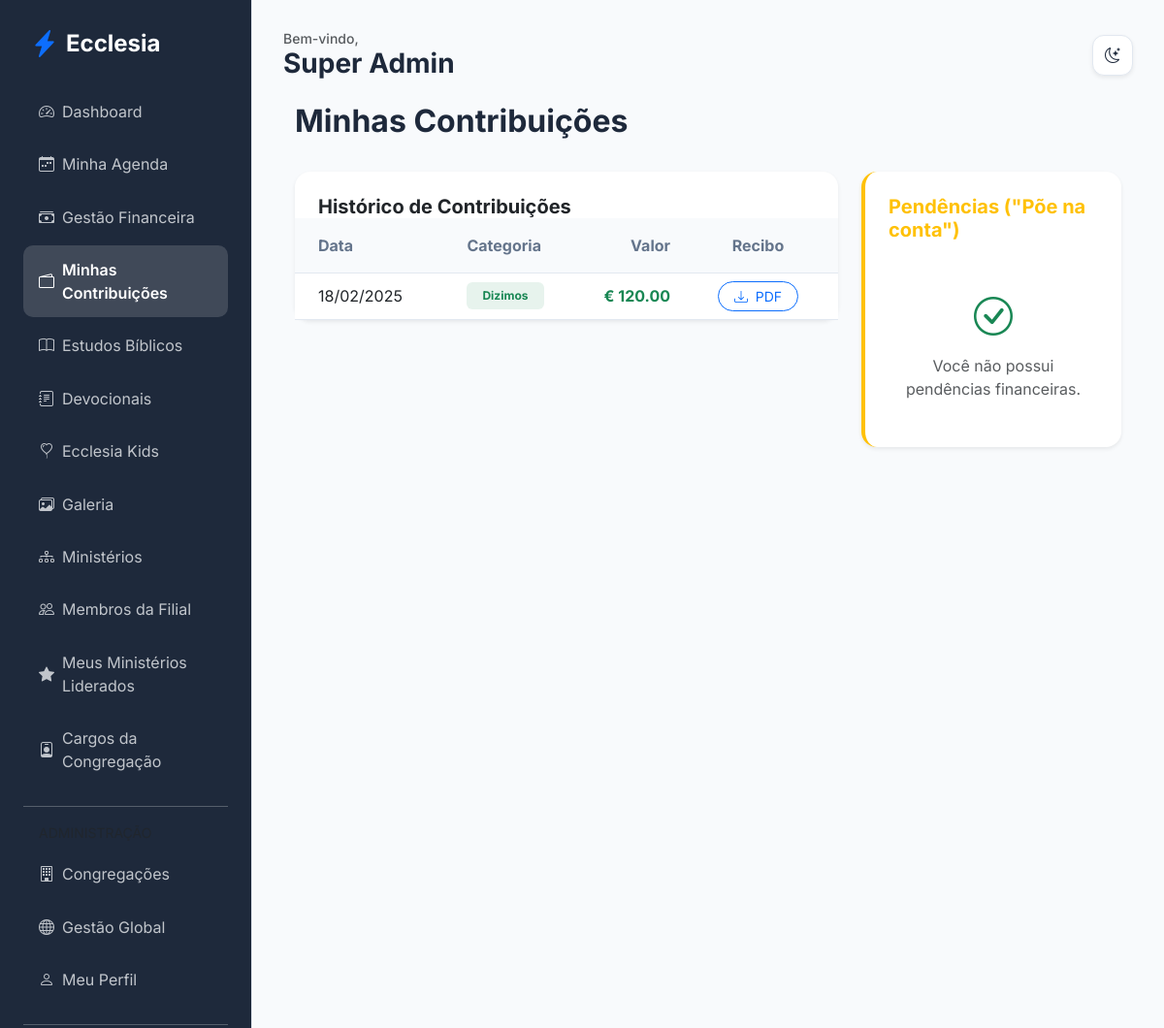
Screenshot of /finance/my-contributions (signed in) with the database file from the repository.
### app/core/models.py (models this page shows, shortened)
class User(db.Model, UserMixin):
    id = db.Column(db.Integer, primary_key=True)
    name = db.Column(db.String(100), nullable=False)
    email = db.Column(db.String(120), unique=True, nullable=False)
    password_hash = db.Column(db.String(128))
    birth_date = db.Column(db.Date)
    gender = db.Column(db.String(20))
    documents = db.Column(db.String(200)) # Flexível para diferentes países
    tax_id = db.Column(db.String(20), nullable=True)  # NIF (PT), CPF/CNPJ (BR), etc.
    address = db.Column(db.Text)
    phone = db.Column(db.String(50))
    profile_photo = db.Column(db.String(255), nullable=True)
    status = db.Column(db.String(20), default='pending') # pending, active, rejected
    is_email_verified = db.Column(db.Boolean, default=False)
    email_verification_token = db.Column(db.String(100), unique=True, nullable=True)
    data_consent = db.Column(db.Boolean, default=False)
    data_consent_date = db.Column(db.DateTime)
    marketing_consent = db.Column(db.Boolean, default=False)
    is_ministry_leader = db.Column(db.Boolean, default=False)
    church_id = db.Column(db.Integer, db.ForeignKey('church.id'))
    family_id = db.Column(db.Integer, db.ForeignKey('family.id'), nullable=True)
    church_role_id = db.Column(db.Integer, db.ForeignKey('church_role.id'), nullable=True)
    ministries = db.relationship('Ministry', secondary=member_ministries, backref=db.backref('members', lazy='dynamic'))
    can_manage_ministries = db.Column(db.Boolean, default=False)
    can_manage_media = db.Column(db.Boolean, default=False)
    can_publish_devotionals = db.Column(db.Boolean, default=False)
    can_approve_members = db.Column(db.Boolean, default=False)
    can_manage_finance = db.Column(db.Boolean, default=False)
    can_manage_kids = db.Column(db.Boolean, default=False)
    can_manage_events = db.Column(db.Boolean, default=False)

class Transaction(db.Model):
    id = db.Column(db.Integer, primary_key=True)
    type = db.Column(db.String(10)) # income, expense
    category_id = db.Column(db.Integer, db.ForeignKey('transaction_category.id'), nullable=True)
    category_name = db.Column(db.String(100))
    payment_method_id = db.Column(db.Integer, db.ForeignKey('payment_method.id'), nullable=True)
    payment_method_name = db.Column(db.String(100))
    amount = db.Column(db.Float, nullable=False)
    date = db.Column(db.DateTime, default=datetime.utcnow)
    description = db.Column(db.Text)
    user_id = db.Column(db.Integer, db.ForeignKey('user.id'), nullable=True)
    church_id = db.Column(db.Integer, db.ForeignKey('church.id'))
    receipt_path = db.Column(db.String(255))
    category = db.relationship('TransactionCategory', backref='transactions')
    payment_method = db.relationship('PaymentMethod', backref='transactions')
    church = db.relationship('Church', backref='transactions')
    user = db.relationship('User', backref='transactions')

class Church(db.Model):
    id = db.Column(db.Integer, primary_key=True)
    name = db.Column(db.String(100), nullable=False)
    address = db.Column(db.String(200))
    city = db.Column(db.String(100))
    country = db.Column(db.String(100))
    nif = db.Column(db.String(20)) # Número de Contribuinte
    email = db.Column(db.String(120))
    currency_symbol = db.Column(db.String(5), default='R$')
    is_main = db.Column(db.Boolean, default=False)
    created_at = db.Column(db.DateTime, default=datetime.utcnow)
    members = db.relationship('User', backref='church', lazy=True)
    ministries = db.relationship('Ministry', backref='church', lazy=True)
    assets = db.relationship('Asset', backref='church', lazy=True)
    roles = db.relationship('ChurchRole', backref='church', lazy=True, cascade="all, delete-orphan")

### app/modules/finance/routes.py (the view)
@finance_bp.route('/my-contributions')
@login_required
def member_finance():
    transactions = Transaction.query.filter_by(user_id=current_user.id).order_by(Transaction.date.desc()).all()
    debts = MinistryTransaction.query.filter_by(debtor_id=current_user.id, is_paid=False).all()
    return render_template('finance/member_finance.html', transactions=transactions, debts=debts)

### app/templates/finance/member_finance.html (shortened to what this page needs)
{% extends "base.html" %}
{% block content %}
<div class="container-fluid">
    <div class="d-flex justify-content-between align-items-center mb-4">
        <h2 class="fw-bold">Minhas Contribuições</h2>
    </div>
    <div class="row g-4">
        <div class="col-lg-8">
            <div class="card border-0 shadow-sm">
                <div class="card-header bg-transparent border-0 p-4 pb-0">
                    <h5 class="fw-bold mb-0">Histórico de Contribuições</h5>
                </div>
                <div class="card-body p-0">
                    <div class="table-responsive">
                        <table class="table table-hover align-middle mb-0">
                            <thead class="bg-light">
                                <tr>
                                    <th class="px-4 py-3">Data</th>
                                    <th class="py-3">Categoria</th>
                                    <th class="py-3 text-end">Valor</th>
                                    <th class="px-4 py-3 text-center">Recibo</th>
                                </tr>
                            </thead>
                            <tbody>
                                {% for tx in transactions %}
                                <tr>
                                    <td class="px-4">{{ tx.date.strftime('%d/%m/%Y') }}</td>
                                    <td>
                                        <span class="badge bg-success bg-opacity-10 text-success px-3 py-2">
                                            {{ tx.category_name.capitalize() if tx.category_name else 'Geral' }}
                                        </span>
                                    </td>
                                    <td class="text-end fw-bold text-success">
                                        {{ tx.church.currency_symbol if tx.church else 'R$' }} {{ "%.2f"|format(tx.amount) }}
                                    </td>
                                    <td class="px-4 text-center">
                                        <a href="{{ url_for('finance.download_receipt', tx_id=tx.id) }}" class="btn btn-sm btn-outline-primary rounded-pill px-3">
                                            <i class="bi bi-download me-1"></i> PDF
                                        </a>
                                    </td>
                                </tr>
                                {% endfor %}
                            </tbody>
                        </table>
                    </div>
                </div>
            </div>
        </div>
        <div class="col-lg-4">
            <div class="card border-0 shadow-sm border-start border-warning border-4">
                <div class="card-header bg-transparent border-0 p-4 pb-0">
                    <h5 class="fw-bold mb-0 text-warning">Pendências ("Põe na conta")</h5>
                </div>
                <div class="card-body p-4">
                    {% for debt in debts %}
                    <div class="d-flex justify-content-between align-items-center mb-3 pb-3 border-bottom">
                        <div>
                            <h6 class="fw-bold mb-0">{{ debt.category }}</h6>
                            <small class="text-muted">{{ debt.ministry.name }} | {{ debt.date.strftime('%d/%m/%Y') }}</small>
                        </div>
                        <div class="text-end">
                            <div class="fw-bold text-danger">{{ debt.ministry.church.currency_symbol if debt.ministry and debt.ministry.church else 'R$' }} {{ "%.2f"|format(debt.amount) }}</div>
                            <span class="badge bg-warning text-dark small">Pendente</span>
                        </div>
                    </div>
                    {% else %}
                    <div class="text-center py-4">
                        <i class="bi bi-check-circle text-success fs-1 d-block mb-2"></i>
                        <p class="text-muted mb-0">Você não possui pendências financeiras.</p>
                    </div>
                    {% endfor %}
                </div>
            </div>
        </div>
    </div>
</div>
{% endblock %}

### app/templates/base.html (shortened to what this page needs)
<!DOCTYPE html>
<html lang="pt-BR">
<head>
    <link href="https://cdn.jsdelivr.net/npm/bootstrap@5.3.0/dist/css/bootstrap.min.css" rel="stylesheet">
    <link href="https://cdn.jsdelivr.net/npm/bootstrap-icons@1.10.0/font/bootstrap-icons.css" rel="stylesheet">
    <link rel="stylesheet" href="{{ url_for('static', filename='css/premium.css') }}">
</head>
<body>
    {% if current_user.is_authenticated %}
    <div class="sidebar d-none d-lg-block">
        <div class="d-flex align-items-center mb-4 px-2">
            <i class="bi bi-lightning-charge-fill text-primary fs-3 me-2"></i>
            <h4 class="mb-0 fw-bold text-white">Ecclesia</h4>
        </div>
        {% include 'includes/_nav_links.html' %}
    </div>
    {% endif %}
    <div class="main-content {{ 'mx-auto' if not current_user.is_authenticated }}">
        {% if current_user.is_authenticated %}
        <header class="d-flex justify-content-between align-items-center mb-4 d-none d-lg-flex">
            <div>
                <h5 class="text-muted mb-0 small">Bem-vindo,</h5>
                <h3 class="fw-bold mb-0">{{ current_user.name }}</h3>
            </div>
            <div class="theme-toggle shadow-sm" onclick="toggleTheme()">
                <i class="bi bi-moon-stars" id="theme-icon"></i>
            </div>
        </header>
        {% endif %}
        {% block content %}{% endblock %}
    </div>
</body>
</html>

### app/static/css/premium.css (style rules this page uses)
:root { --primary: #4f46e5; --primary-hover: #4338ca; --secondary: #64748b; --success: #10b981; --danger: #ef4444; --warning: #f59e0b; --info: #06b6d4; --bg-main: #f8fafc; --bg-card: #ffffff; --text-main: #1e293b; --text-muted: #64748b; --border: #e2e8f0; --sidebar-bg: #1e293b; --sidebar-text: #f8fafc; --input-bg: #ffffff; }
body { font-family: 'Inter', sans-serif; background-color: var(--bg-main); color: var(--text-main); transition: all 0.3s ease; }
.sidebar { background-color: var(--sidebar-bg); color: var(--sidebar-text); min-height: 100vh; padding: 2rem 1rem; }
.main-content { padding: 2rem; }
.card { background-color: var(--bg-card); border: 1px solid var(--border); border-radius: 1rem; box-shadow: 0 4px 6px -1px rgb(0 0 0 / 0.1); transition: transform 0.2s; }
.table { color: var(--text-main); }
.table thead th { background-color: var(--bg-main); border-bottom-color: var(--border); color: var(--text-muted); }
.table td { border-bottom-color: var(--border); }
.theme-toggle { cursor: pointer; padding: 0.5rem; border-radius: 50%; background: var(--border); display: flex; align-items: center; justify-content: center; width: 40px; height: 40px; }

### app/templates/base.html (style rules this page uses)
:root { --sidebar-width: 260px; }
body { font-family: 'Inter', sans-serif; background-color: var(--bg-main); color: var(--text-main); transition: background-color 0.3s, color 0.3s; }
.sidebar { width: var(--sidebar-width); height: 100vh; position: fixed; left: 0; top: 0; z-index: 1000; background-color: var(--sidebar-bg); color: var(--sidebar-text); border-right: 1px solid var(--border); padding: 1.5rem; overflow-y: auto; transition: background-color 0.3s; }
.main-content { margin-left: var(--sidebar-width); padding: 2rem; min-height: 100vh; background-color: var(--bg-main); }
.card { border: 1px solid var(--border); box-shadow: 0 4px 12px rgba(0,0,0,0.05); }
.theme-toggle { cursor: pointer; padding: 0.6rem; border-radius: 12px; background: var(--bg-card); border: 1px solid var(--border); color: var(--text-main); display: flex; align-items: center; justify-content: center; width: 42px; height: 42px; transition: all 0.3s; }

### rows the page displays
User: name "Super Admin"
Transaction: date "18/02/2025", category_name "Dizimos", church "€", amount "120.00"
